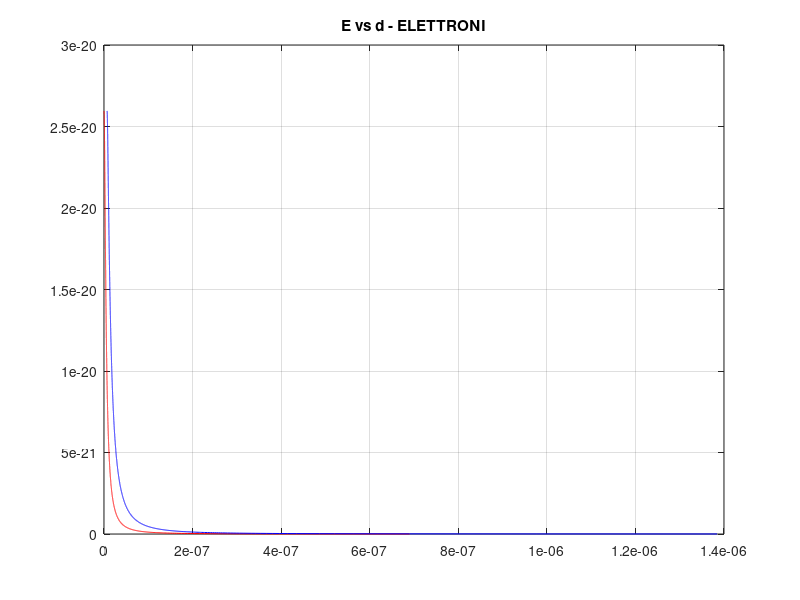
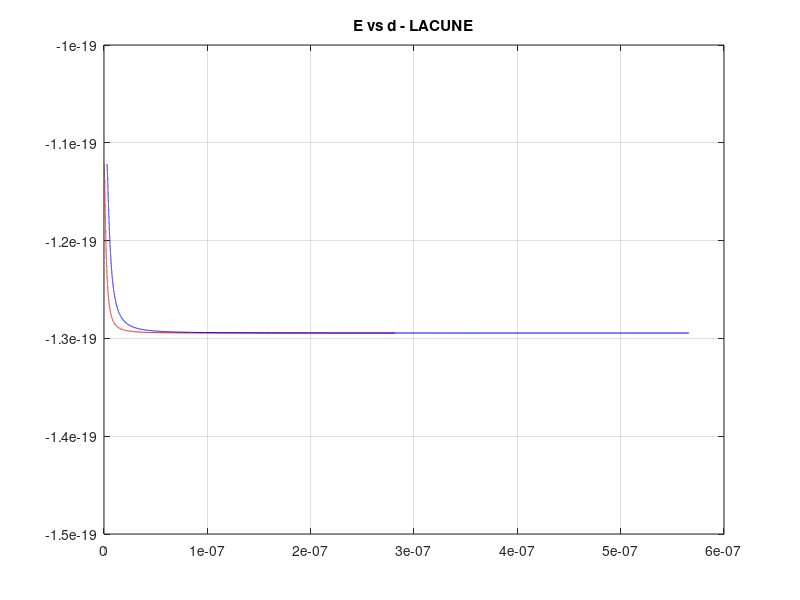

The MATLAB script that drew these images, in order:
clear all
close all
clc

m_e = 4.385358e-32;
m_h = 3.9351705e-31;
h_t = 6.582199e-16*1.60217e-19;
U1e = 0;
U2e = 0.162*1.60217e-19;
Ee = linspace(U1e, U2e, 10000);
gammae = (sqrt(2*m_e)./h_t).*sqrt(U2e - Ee);
deltae = (sqrt(2*m_e)./h_t).*sqrt(U2e - Ee);
k_xe = (sqrt(2*m_e)./h_t).*sqrt(Ee - U1e);
d0e = (1./k_xe).*(atan(gammae./k_xe)+ atan(deltae./k_xe));
d1e = (1./k_xe).*(atan(gammae./k_xe)+ atan(deltae./k_xe)+pi);


U1h = (-0.7-0.108)*1.60217e-19;
U2h = -0.7 * 1.60217e-19;
Eh = linspace(U1h, U2h, 10000);
gammah = (sqrt(2*m_h)./h_t).*sqrt(U2h - Eh);
deltah = (sqrt(2*m_h)./h_t).*sqrt(U2h - Eh);
k_xh = (sqrt(2*m_h)./h_t).*sqrt(Eh - U1h);
d0h = (1./k_xh).*(atan(gammah./k_xh)+ atan(deltah./k_xh));
d1h = (1./k_xh).*(atan(gammah./k_xh)+ atan(deltah./k_xh)+pi);

figure(1)
plot(d0e,Ee,'r',d1e,Ee,'b')
title('E vs d - ELETTRONI')
grid on

figure(2)
plot(d0h,Eh,'r',d1h,Eh,'b')
title('E vs d - LACUNE')
grid on

d = 10e-9;
E1e = 2.0875e-20;
E0e = 5.8665e-21;
E1h = -1.2553e-19;
E0h = -1.2847e-19;

lambda_ric = h_t*2*pi*3e8/(E0e-E0h);